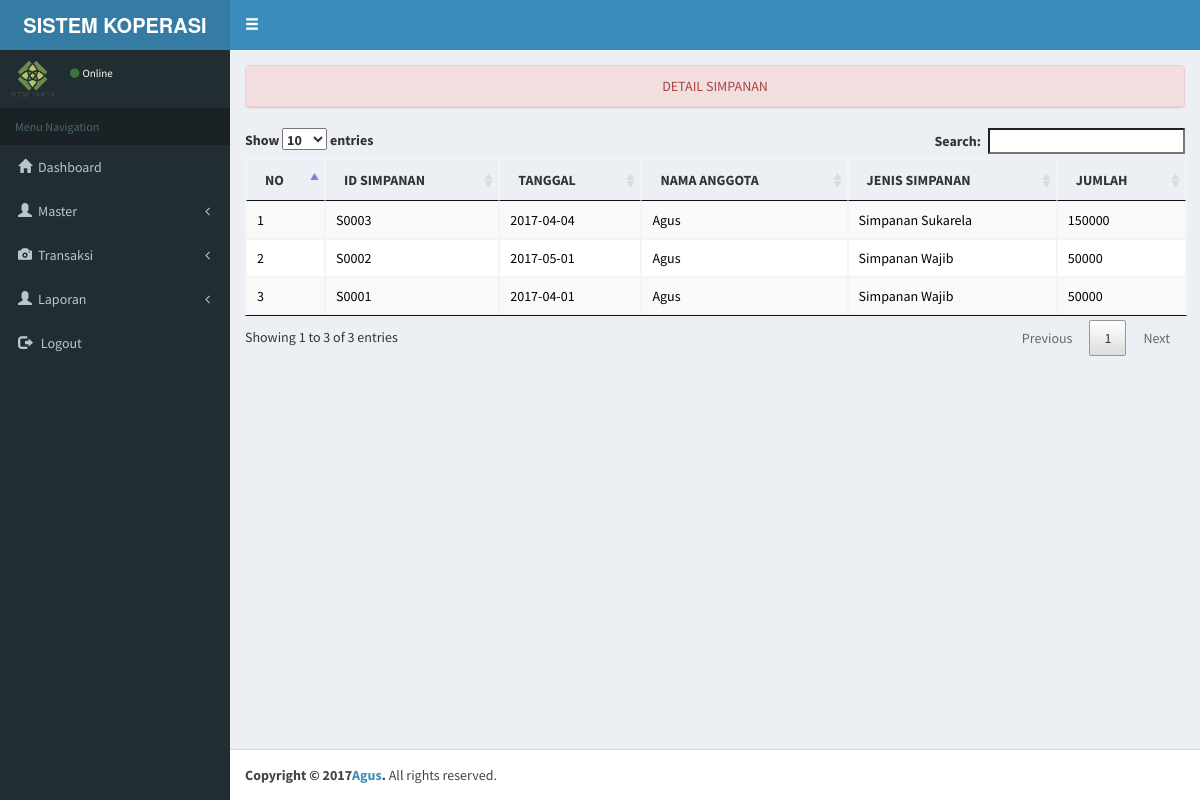
The page /media.php?modul=simpanan&act=detail&id_anggota=A0001 on the database its author committed.
### tables this page shows
CREATE TABLE `simpanan` (
  `id_simpanan` char(5) NOT NULL,
  `tgl` date NOT NULL,
  `id_anggota` char(5) NOT NULL,
  `id_jenis` char(5) NOT NULL,
  `jumlah` int(11) NOT NULL,
  PRIMARY KEY (`id_simpanan`),
  KEY `noanggota` (`id_anggota`)
);

CREATE TABLE `anggota` (
  `id_anggota` char(5) NOT NULL,
  `namaanggota` varchar(50) NOT NULL,
  `jk` char(2) NOT NULL,
  `tempat_lahir` varchar(50) NOT NULL,
  `tgl_lahir` date NOT NULL,
  `alamat` varchar(50) NOT NULL,
  `hp` char(12) NOT NULL,
  PRIMARY KEY (`id_anggota`)
);

CREATE TABLE `jenis_simpan` (
  `id_jenis` char(5) NOT NULL,
  `jenis_simpanan` varchar(50) NOT NULL,
  `jumlah` int(11) NOT NULL,
  PRIMARY KEY (`id_jenis`)
);

### modul/simpanan/detail.php (the view, shortened to what this page needs)
    <center>
        <div class="panel panel-danger">
            <div class="panel-heading">DETAIL SIMPANAN</div>
        </div>
    </center>
<table id='dataTables' class="table table-striped table-bordered data">
    <thead>
        <tr>
            <th>NO</th>
            <th>ID SIMPANAN</th>
            <th>TANGGAL</th>
            <th>NAMA ANGGOTA</th>
            <th>JENIS SIMPANAN</th>
            <th>JUMLAH</th>
        </tr>
    </thead>
<tbody>
<?php
$id_anggota   = $_GET['id_anggota'];
$no=1;
$sql = mysqli_query($koneksi,"SELECT s.id_simpanan,s.tgl,s.jumlah,
                a.namaanggota,j.jenis_simpanan from simpanan as s
                INNER JOIN anggota as a on a.id_anggota=s.id_anggota
                INNER JOIN jenis_simpan as j on j.id_jenis=s.id_jenis
                WHERE a.id_anggota='$id_anggota'");
while($r = mysqli_fetch_array($sql)){
        echo "<tr>"
        . "<td>$no</td>"
        . "<td>$r[id_simpanan]</td>"
        . "<td>$r[tgl]</td>"
        . "<td>$r[namaanggota]</td>"
        . "<td>$r[jenis_simpanan]</td>"
        . "<td>$r[jumlah]</td>"
        ."</td></tr>";
    $no++; }
;?>
</tbody>
</div>

### media.php (shortened to what this page needs)
<!DOCTYPE html>
    <html>
    <head>
        <link rel="stylesheet" href="asset/font-awesome/css/font-awesome.min.css">
         <link rel="stylesheet" href="asset/bootstrap/css/style_table.css" type="text/css"/>
          <link rel="stylesheet" type="text/css" href="asset/bootstrap/js/jquery.dataTables.min.css">
        <link rel="stylesheet" href="asset/bootstrap/css/bootstrap.min.css">
        <link rel="stylesheet" href="asset/dist/css/AdminLTE.min.css">
        <link rel="stylesheet" href="asset/dist/css/skins/skin-blue.css">
        <link rel="stylesheet" type="text/css" href="asset/bootstrap/js/jquery.dataTables.min.css">
        <link rel="stylesheet" href="asset/bootstrap/css/style_table.css" type="text/css"/>
    </head>
    <body class="hold-transition skin-blue sidebar-mini">
        <div class="wrapper">
            <header class="main-header">
                <a href="#" class="logo">
                    <span class="logo-lg"><b>SISTEM KOPERASI</b></span>
                </a>
                <nav class="navbar navbar-static-top" role="navigation">
                    <a href="#" class="sidebar-toggle" data-toggle="offcanvas" role="button">
                        <span class="glyphicon glyphicon-menu-hamburger"></span>
                    </a>
                </nav>
            </header>
            <?php include'menu.php'; ?>
                <div class="content-wrapper">
                <section class="content">
            <?php include'content.php'; ?>
                </div>
                <footer class="main-footer">
                    <strong>Copyright &copy; 2017<a href="#">Agus</a>.</strong> All rights reserved.
                </footer>
    </body>
</html>

### menu.php (shortened to what this page needs)
<aside class="main-sidebar">
  <section class="sidebar">
    <div class="user-panel">
      <div class="pull-left image">
        <img src='asset/bootstrap/images/logo_koperasi_85.png' >
      </div>
      <div class="pull-left info">
        <a href="#"><i class="fa fa-circle text-success"></i>Online</a>
      </div>
    </div>
    <ul class="sidebar-menu">
      <li class="header">Menu Navigation</li>
      <li class="treeview">
        <a href="media.php?modul=home&act=home"><i class="glyphicon glyphicon-home"></i><span>Dashboard</span>
        </a>
      </li>
      <li class="treeview">
        <a href="#">
          <i class="glyphicon glyphicon-user"></i><span>Master</span>
          <i class="fa fa-angle-left pull-right"></i>
        </a>
      </li>
      <li class="treeview">
        <a href="#">
          <i class="glyphicon glyphicon-camera"></i><span>Transaksi</span>
          <i class="fa fa-angle-left pull-right"></i>
        </a>
      </li>
     <li class="treeview">
        <a href="#">
          <i class="glyphicon glyphicon-user"></i><span>Laporan</span>
          <i class="fa fa-angle-left pull-right"></i>
        </a>
      </li>
      <li class="treeview">
        <a href="logout.php"><i class="glyphicon glyphicon-log-out"></i> <span>Logout</span></a>
    </li>
  </section>
</aside>

### content.php
<?php
include'koneksi/koneksi.php';
$modul = $_GET['modul'];
$act    = $_GET['act'];
if(isset($modul) and isset($act)){
    if ($modul == 'home' and $act=='home'){
        include'modul/home/home.php';
    } elseif($modul=='profil' and $act=='list'){
        include 'modul/profil/list.php';
    }
    elseif($modul=='profil' and $act=='edit'){
        include 'modul/profil/edit.php';
    }elseif($modul=='pengguna' and $act=='list'){
        include 'modul/pengguna/list.php';
    }elseif($modul=='pengguna' and $act=='edit'){
        include 'modul/pengguna/edit.php';
    }elseif($modul=='pengguna' and $act=='tambah'){
        include 'modul/pengguna/tambah.php';
     }elseif($modul=='jenis' and $act=='list'){
        include 'modul/jenis/list.php';
    }elseif($modul=='jenis' and $act=='edit'){
        include 'modul/jenis/edit.php';
    }elseif($modul=='jenis' and $act=='tambah'){
        include 'modul/jenis/tambah.php';
     }elseif($modul=='anggota' and $act=='list'){
        include 'modul/anggota/list.php';
    }elseif($modul=='anggota' and $act=='edit'){
        include 'modul/anggota/edit.php';
    }elseif($modul=='anggota' and $act=='tambah'){
        include 'modul/anggota/tambah.php';
    }elseif($modul=='simpanan' and $act=='list'){
        include 'modul/simpanan/list.php';
     }elseif($modul=='simpanan' and $act=='tambah'){
        include 'modul/simpanan/tambah.php';
    }elseif($modul=='simpanan' and $act=='detail'){
        include 'modul/simpanan/detail.php';
    }elseif($modul=='simpanan' and $act=='ambil'){
        include 'modul/simpanan/ambil.php';
    }elseif($modul=='pinjaman' and $act=='list'){
        include 'modul/pinjaman/list.php';
    }elseif($modul=='pinjaman' and $act=='tambah'){
        include 'modul/pinjaman/tambah.php';
    }elseif($modul=='pinjaman' and $act=='bayar'){
        include 'modul/pinjaman/bayar.php';
    }elseif($modul=='pinjaman' and $act=='detail'){
        include 'modul/pinjaman/detail.php';
     }elseif($modul=='lapAnggota' and $act='cetak'){
        include 'modul/lapAnggota/lapAnggota.php';
    }elseif($modul=='lapSimpanan' and $act='cetak'){
        include 'modul/lapSimpanan/lapSimpanan.php';
    }elseif($modul=='lapPinjaman' and $act='cetak'){
        include 'modul/lapPinjaman/lapPinjaman.php';
     }elseif($modul=='lapKreditmacet' and $act='cetak'){
        include 'modul/lapKreditmacet/lapKreditmacet.php';
    }elseif($modul=='login'){
        include 'login.php';
    }
}

### rows shown on the page
simpanan: id_simpanan "S0003", tgl "2017-04-04", id_anggota.namaanggota "Agus", id_jenis.jenis_simpanan "Simpanan Sukarela", jumlah "150000"
simpanan: id_simpanan "S0002", tgl "2017-05-01", id_anggota.namaanggota "Agus", id_jenis.jenis_simpanan "Simpanan Wajib", jumlah "50000"
simpanan: id_simpanan "S0001", tgl "2017-04-01", id_anggota.namaanggota "Agus", id_jenis.jenis_simpanan "Simpanan Wajib", jumlah "50000"
